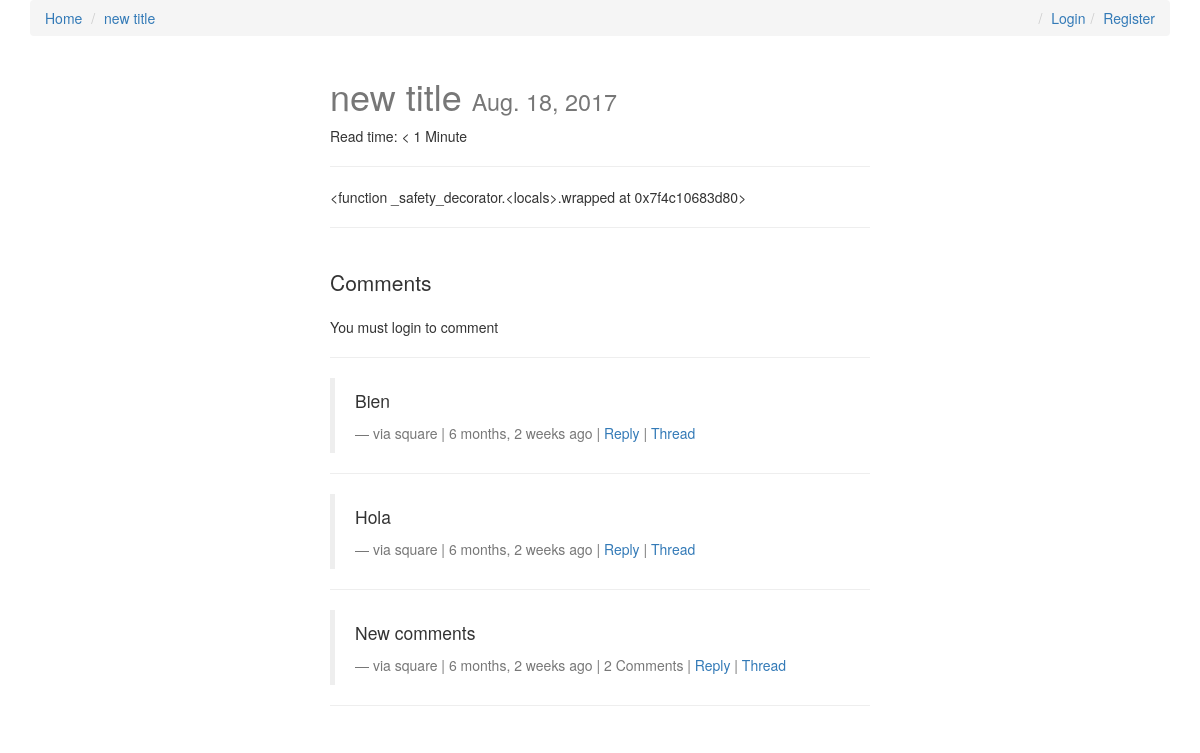
The page /nuevo-post/ on the database its author committed.
### posts/models.py (models this page shows, shortened)
class Post(models.Model):
    user = models.ForeignKey(settings.AUTH_USER_MODEL, default=1)
    title = models.CharField(max_length=120)
    slug = models.SlugField(unique=True)
    image = models.ImageField(upload_to=upload_location,
            null=True,
            blank=True,
            width_field="width_field",
            height_field="height_field")
    height_field = models.IntegerField(default=0)
    width_field = models.IntegerField(default=0)
    content = models.TextField()
    draft = models.BooleanField(default=False)
    publish = models.DateField(auto_now=False, auto_now_add=False)
    read_time =  models.IntegerField(default=0) # models.TimeField(null=True, blank=True) #assume minutes
    updated = models.DateTimeField(auto_now=True, auto_now_add=False)
    timestamp = models.DateTimeField(auto_now=False, auto_now_add=True)
    objects = PostManager()
    def get_absolute_url(self):
        return reverse("posts:detail", kwargs={"slug": self.slug})
    class Meta:
        ordering = ["-timestamp", "-updated"]
    def get_markdown(self):
        content = self.content
        markdown_text = markdown(content)
        return mark_safe(markdown_text)
    @property
    def comments(self):
        instance = self
        qs = Comment.objects.filter_by_instance(instance)
        return qs
    @property
    def get_content_type(self):
        instance = self
        content_type = ContentType.objects.get_for_model(instance.__class__)
        return content_type

### comments/models.py (models this page shows, shortened)
class Comment(models.Model):
    user        = models.ForeignKey(settings.AUTH_USER_MODEL, default=1)
    content_type = models.ForeignKey(ContentType, on_delete=models.CASCADE)
    object_id = models.PositiveIntegerField()
    content_object = GenericForeignKey('content_type', 'object_id')
    parent      = models.ForeignKey("self", null=True, blank=True)
    content     = models.TextField()
    timestamp   = models.DateTimeField(auto_now_add=True)
    objects = CommentManager()
    class Meta:
        ordering = ['-timestamp']
    def get_absolute_url(self):
        return reverse("comments:thread", kwargs={"id": self.id})
    def children(self): #replies
        return Comment.objects.filter(parent=self)

### posts/views.py (the view, shortened to what this page needs)
# urls.py: url(r'^(?P<slug>[\w-]+)/$', post_detail, name='detail'),
def post_detail(request, slug=None):
	instance = get_object_or_404(Post, slug=slug)
	if instance.publish > timezone.now().date() or instance.draft:
		if not request.user.is_staff or not request.user.is_superuser:
			raise Http404
	share_string = quote_plus(instance.content)
	initial_data = {
			"content_type": instance.get_content_type,
			"object_id": instance.id
	}
	form = CommentForm(request.POST or None, initial=initial_data)
	comments = instance.comments
	context = {
		"title": instance.title,
		"instance": instance,
		"share_string": share_string,
		"comments": comments,
		"comment_form":form,
	}
	return render(request, "post_detail.html", context)

### comments/models.py (called while the page is built)
    def filter_by_instance(self, instance):
        content_type = ContentType.objects.get_for_model(instance.__class__)
        obj_id = instance.id
        qs = super(CommentManager, self).filter(content_type=content_type, object_id= obj_id).filter(parent=None)
        return qs

### posts/templatetags/urlify.py (called while the page is built)
@register.filter
def urlify(value):
    return quote_plus(value)

### templates/post_detail.html (shortened to what this page needs)
{% extends "base.html" %}
{% load urlify %}
{% load crispy_forms_tags %}
 {% block post_detail_link %}
  <li><a href='{{ instance.get_absolute_url }}'>{{ instance.title }}</a></li>
  {% endblock %}
{% block content %}
<div class='col-sm-6 col-sm-offset-3'>
<h1>{{ title }} <small>{% if instance.draft %}<span style='color:red;'>Draft</span> {% endif %}{{ instance.publish }}</small></h1>
<p>Read time: {% if instance.read_time <= 1 %} < 1 Minute {% else %}{{ instance.read_time }} minutes {% endif %}</p>
<p><div class="fb-like" data-href="{{ request.build_absolute_uri }}" data-layout="button_count" data-action="like" data-show-faces="true" data-share="true"></div>
<hr/>
</p>
<div class='row'>
<div class='col-sm-12 '>
   <div class='post-detail-item'>{{ instance.get_markdown }}</div>
    <hr/>
    <br/>
    <div>
        <p class='lead'>Comments</p>
        {% if request.user.is_authenticated %}
        <form method="POST" action="."> {% csrf_token %}
            {{ comment_form|crispy }}
            <input type='submit' value='Post comment' class='btn btn-default'>
        </form>
        {% else %}
        <p>You must login to comment </p>
        {% endif %}
        <hr/>
        {% for comment in comments %}
        <blockquote>
          <p>{{ comment.content }}</p>
          <footer>via {{ comment.user }} | {{ comment.timestamp|timesince }} ago | {% if comment.children.count > 0 %}{{ comment.children.count }} Comment{% if comment.children.count > 1 %}s{% endif %} | {% endif %} <a class='comment-reply-btn' href='#'>Reply</a> | <a class='' href='{{ comment.get_absolute_url }}'>Thread</a></footer>
        </blockquote>
        <hr/>
        {% endfor %}
    </div>
</div>
</div>
</div>
{% endblock content %}

### templates/base.html (shortened to what this page needs)
{% load staticfiles %}
<html>
<head>
<link rel="stylesheet" href="https://maxcdn.bootstrapcdn.com/bootstrap/3.3.6/css/bootstrap.min.css">
<link rel="stylesheet" href="https://maxcdn.bootstrapcdn.com/bootstrap/3.3.6/css/bootstrap-theme.min.css">
<link rel='stylesheet' href='https://maxcdn.bootstrapcdn.com/font-awesome/4.5.0/css/font-awesome.min.css' >
<link rel='stylesheet' href='{% static "css/base.css" %}' />
</head>
<body>
<div class='container'>
    <ol class='breadcrumb'>
        <li><a href='{% url "posts:list" %}'>Home</a></li>
        {% block post_detail_link %}
        {% endblock %}
        {% if not request.user.is_authenticated %}
        <li class='pull-right'><a href='{% url "register" %}'>Register</a></li>
        <li class='pull-right'><a href='{% url "login" %}'>Login</a></li>
        {% else %}
        <li class='pull-right'><a href='{% url "logout" %}'>Logout</a></li>
        {% endif %}
    </ol>
{% block content %}{% endblock content %}
</div>
</body>
</html>

### static/css/base.css (style rules this page uses)
h1 { color: #777777; }

### rows shown on the page
Post: title "new title", publish "Aug. 18, 2017", get_markdown "<function _safety_decorator.<locals>.wrapped at 0x7f4c10683d80>"
Comment: content "Bien", user "square", timestamp "6 months, 2 weeks"
Comment: content "Hola", user "square", timestamp "6 months, 2 weeks"
Comment: content "New comments", user "square", timestamp "6 months, 2 weeks", children.count "2"
